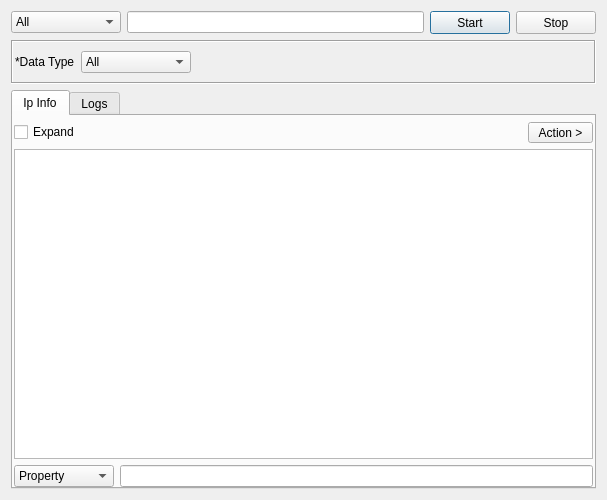
<?xml version="1.0" encoding="UTF-8"?>
<ui version="4.0">
 <class>MXTool</class>
 <widget class="QDialog" name="MXTool">
  <property name="geometry">
   <rect>
    <x>0</x>
    <y>0</y>
    <width>607</width>
    <height>500</height>
   </rect>
  </property>
  <property name="windowTitle">
   <string>MX Record Tool</string>
  </property>
  <layout class="QVBoxLayout" name="verticalLayout_2">
   <item>
    <layout class="QHBoxLayout" name="horizontalLayout">
     <item>
      <widget class="QComboBox" name="comboBoxEngine">
       <property name="minimumSize">
        <size>
         <width>110</width>
         <height>0</height>
        </size>
       </property>
       <item>
        <property name="text">
         <string>All</string>
        </property>
       </item>
       <item>
        <property name="text">
         <string>IpInfo</string>
        </property>
       </item>
       <item>
        <property name="text">
         <string>IpApi</string>
        </property>
       </item>
      </widget>
     </item>
     <item>
      <widget class="QLineEdit" name="lineEditTarget"/>
     </item>
     <item>
      <widget class="QPushButton" name="buttonStart">
       <property name="minimumSize">
        <size>
         <width>75</width>
         <height>23</height>
        </size>
       </property>
       <property name="sizeIncrement">
        <size>
         <width>0</width>
         <height>0</height>
        </size>
       </property>
       <property name="text">
        <string>Start</string>
       </property>
      </widget>
     </item>
     <item>
      <widget class="QPushButton" name="buttonStop">
       <property name="minimumSize">
        <size>
         <width>75</width>
         <height>23</height>
        </size>
       </property>
       <property name="sizeIncrement">
        <size>
         <width>0</width>
         <height>0</height>
        </size>
       </property>
       <property name="text">
        <string>Stop</string>
       </property>
      </widget>
     </item>
    </layout>
   </item>
   <item>
    <widget class="QFrame" name="frame">
     <property name="frameShape">
      <enum>QFrame::Box</enum>
     </property>
     <property name="frameShadow">
      <enum>QFrame::Sunken</enum>
     </property>
     <layout class="QHBoxLayout" name="horizontalLayout_2">
      <property name="leftMargin">
       <number>2</number>
      </property>
      <property name="rightMargin">
       <number>2</number>
      </property>
      <item>
       <widget class="QLabel" name="label">
        <property name="text">
         <string>*Data Type</string>
        </property>
       </widget>
      </item>
      <item>
       <widget class="QComboBox" name="comboBox_2">
        <property name="minimumSize">
         <size>
          <width>110</width>
          <height>0</height>
         </size>
        </property>
        <item>
         <property name="text">
          <string>All</string>
         </property>
        </item>
       </widget>
      </item>
      <item>
       <spacer name="horizontalSpacer">
        <property name="orientation">
         <enum>Qt::Horizontal</enum>
        </property>
        <property name="sizeHint" stdset="0">
         <size>
          <width>396</width>
          <height>20</height>
         </size>
        </property>
       </spacer>
      </item>
     </layout>
    </widget>
   </item>
   <item>
    <widget class="QTabWidget" name="tabWidget">
     <property name="currentIndex">
      <number>0</number>
     </property>
     <widget class="QWidget" name="tabInfo">
      <attribute name="title">
       <string>Ip Info</string>
      </attribute>
      <layout class="QVBoxLayout" name="verticalLayout">
       <property name="leftMargin">
        <number>1</number>
       </property>
       <property name="topMargin">
        <number>6</number>
       </property>
       <property name="rightMargin">
        <number>1</number>
       </property>
       <property name="bottomMargin">
        <number>0</number>
       </property>
       <item>
        <layout class="QHBoxLayout" name="horizontalLayout_3">
         <item>
          <widget class="QCheckBox" name="checkBoxExpand">
           <property name="text">
            <string>Expand</string>
           </property>
          </widget>
         </item>
         <item>
          <spacer name="horizontalSpacer_2">
           <property name="orientation">
            <enum>Qt::Horizontal</enum>
           </property>
           <property name="sizeHint" stdset="0">
            <size>
             <width>40</width>
             <height>20</height>
            </size>
           </property>
          </spacer>
         </item>
         <item>
          <widget class="QToolButton" name="toolButton">
           <property name="minimumSize">
            <size>
             <width>65</width>
             <height>20</height>
            </size>
           </property>
           <property name="text">
            <string>Action &gt;</string>
           </property>
          </widget>
         </item>
        </layout>
       </item>
       <item>
        <widget class="QTreeView" name="treeResults">
         <property name="acceptDrops">
          <bool>false</bool>
         </property>
         <property name="alternatingRowColors">
          <bool>true</bool>
         </property>
         <property name="selectionMode">
          <enum>QAbstractItemView::SingleSelection</enum>
         </property>
         <attribute name="headerCascadingSectionResizes">
          <bool>true</bool>
         </attribute>
         <attribute name="headerMinimumSectionSize">
          <number>200</number>
         </attribute>
         <attribute name="headerDefaultSectionSize">
          <number>300</number>
         </attribute>
         <attribute name="headerHighlightSections">
          <bool>true</bool>
         </attribute>
        </widget>
       </item>
       <item>
        <layout class="QHBoxLayout" name="horizontalLayout_4">
         <item>
          <widget class="QComboBox" name="comboBox_3">
           <property name="minimumSize">
            <size>
             <width>100</width>
             <height>0</height>
            </size>
           </property>
           <item>
            <property name="text">
             <string>Property</string>
            </property>
           </item>
           <item>
            <property name="text">
             <string>Value</string>
            </property>
           </item>
          </widget>
         </item>
         <item>
          <widget class="QLineEdit" name="lineEditFilter"/>
         </item>
        </layout>
       </item>
      </layout>
     </widget>
     <widget class="QWidget" name="tabLogs">
      <attribute name="title">
       <string>Logs</string>
      </attribute>
      <layout class="QVBoxLayout" name="verticalLayout_3">
       <property name="leftMargin">
        <number>2</number>
       </property>
       <property name="topMargin">
        <number>6</number>
       </property>
       <property name="rightMargin">
        <number>2</number>
       </property>
       <property name="bottomMargin">
        <number>0</number>
       </property>
       <item>
        <widget class="QPlainTextEdit" name="plainTextEditLogs"/>
       </item>
      </layout>
     </widget>
    </widget>
   </item>
  </layout>
 </widget>
 <resources/>
 <connections/>
</ui>
